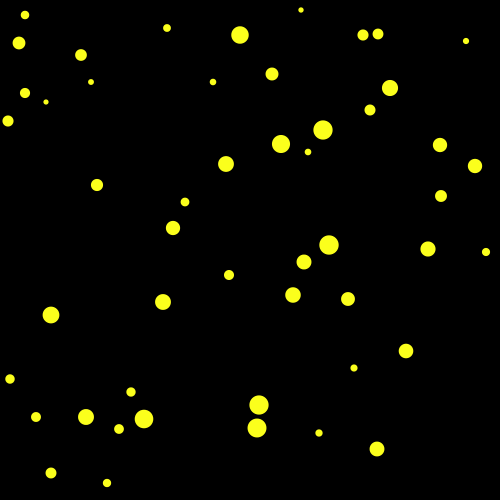
Frame 1 (no input)
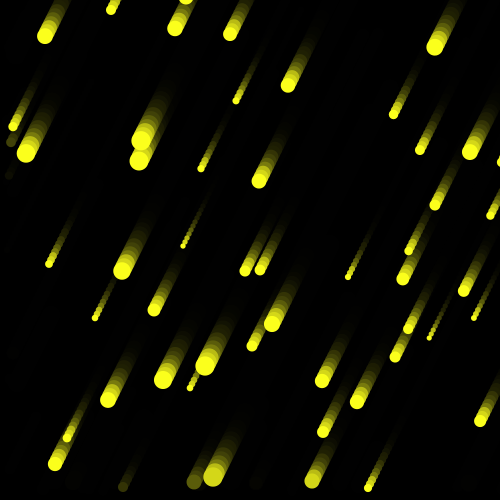
Frame 60 (the mouse pressed at the canvas centre just before this capture)
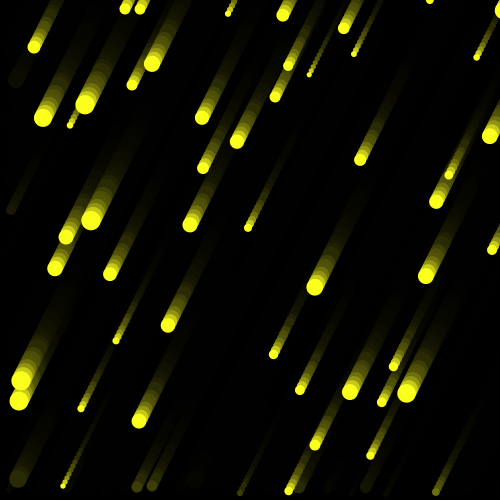
Frame 120 (the mouse held since frame 60 and released just before this capture)

The Processing sketch that drew these frames (run headless with seeded random() and noise(); from frame 60 on, the mouse is pressed at the canvas centre):

// Processing sketch: processing_86899
// ── processing_86899.pde

//Carlos Cevallos Manzano

//declaració objecte
Meteorito[] a;

//quantitat de meteorits que cauen 
int control = 50;
int fondo = 0;
 
 
void setup()
{
  size(500, 500);
  smooth();
  background(fondo);
   
  a = new Meteorito[control];
   
  for( int i = 0; i < control; i++)
  {
    a[i] = new Meteorito();
    a[i].X = round(random(width - a[i].r));
    a[i].Y = round(random(height - a[i].r));
    a[i].r = random(5, 20);
    a[i].velocidadx = round(random(-2, -4));
    a[i].velocidady = (a[i].velocidadx * -1);
    a[i].colorR = 251;
    a[i].colorG = 255;
    a[i].colorB = 28;
  }
}
 
void draw(){
  fill(fondo, random(0,100));
  rect(0, 0, width, height); 
  noStroke();
   
  for( int i = 0; i < control; i++)
  {
    a[i].mostrar();
    a[i].caida();
  }
}
 
class Meteorito
{
  float X, Y;
  float r;
  int velocidadx, velocidady;
  int colorR, colorG, colorB;

  void mostrar()
  {
    fill(colorR, colorG, colorB);
    ellipse(X, Y, r, r);
  }
 
 
  void caida()
  {
    X += velocidadx;
    Y += velocidady*2;
 
      
     
      if (X - r < 0) X = width + r;
      if (Y + r > height) Y = 0 - r;
     
     
     
  }
}
